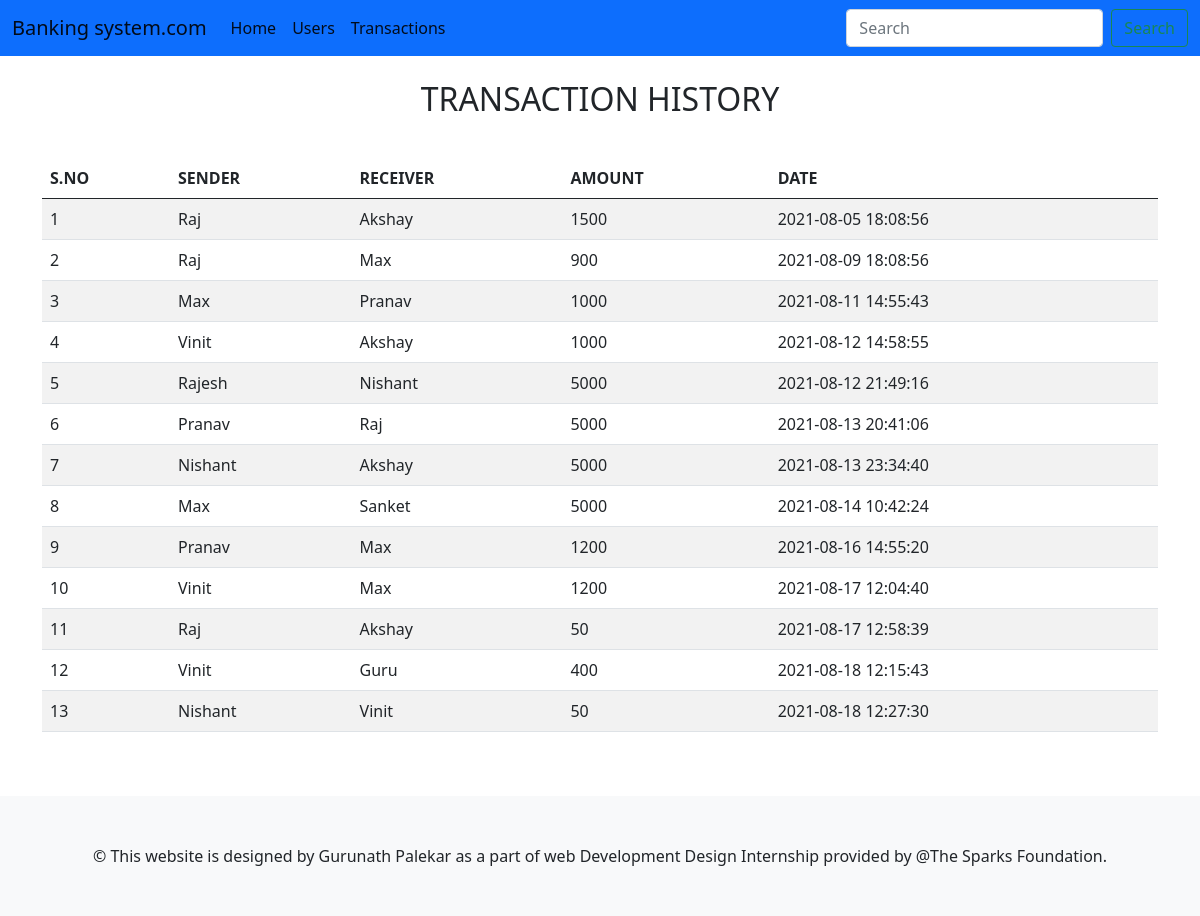
/transaction.php, run on the app's committed database.
### tables this page shows
CREATE TABLE `transaction` (
  `sno` int(3) NOT NULL,
  `sender` text NOT NULL,
  `receiver` text NOT NULL,
  `balance` int(8) NOT NULL,
  `datetime` datetime NOT NULL DEFAULT current_timestamp()
);

### transaction.php (the view, shortened to what this page needs)
<!doctype html>
<html lang="en">
  <head>
    <link href="https://cdn.jsdelivr.net/npm/bootstrap@5.1.0/dist/css/bootstrap.min.css" rel="stylesheet">
  </head>
  <body>
    <?php
 include'navbar.php';
?><br>
<div class="container">
<h2><p class="text-center">TRANSACTION HISTORY</p></h2><br>
<table class="table table-striped">
  <thead>
    <tr>
      <th scope="col">S.NO</th>
      <th scope="col">SENDER</th>
      <th scope="col">RECEIVER</th>
      <th scope="col">AMOUNT</th>
      <th scope="col">DATE</th>
    </tr>
  </thead>
  <?php
       include 'config.php';
       $sql="select * from transaction";
       $query=mysqli_query($conn, $sql);
       while($row=mysqli_fetch_assoc($query))
    {
?>
<tr>
    <td><?php echo $row['sno']; ?></td>
    <td><?php echo $row['sender'];?></td>
    <td><?php echo $row['receiver']; ?></td>
    <td><?php echo $row['balance']; ?></td>
    <td><?php echo $row['datetime']; ?></td>
</tr>
 <?php
      }
?>
</table>
    </div>
  </body>
  <?php
 include'footer.php';
?>
</html>

### navbar.php (shortened to what this page needs)
<!doctype html>
<html lang="en">
  <head>
    <link href="https://cdn.jsdelivr.net/npm/bootstrap@5.1.0/dist/css/bootstrap.min.css" rel="stylesheet">
  </head>
  <body>
    <nav class="navbar navbar-expand-lg navbar-light bg-primary">
  <div class="container-fluid">
    <a class="navbar-brand" href="index.php">Banking system.com</a>
    <div class="collapse navbar-collapse" id="navbarSupportedContent">
      <ul class="navbar-nav me-auto mb-2 mb-lg-0">
        <li class="nav-item">
          <a class="nav-link active" aria-current="page" href="index.php">Home</a>
        </li>
        <li class="nav-item">
          <a class="nav-link active" href="user.php">Users</a>
        </li>
      <li class="nav-item">
          <a class="nav-link active" href="transaction.php">Transactions</a>
        </li>
      </ul>
      <form class="d-flex">
        <input class="form-control me-2" type="search" placeholder="Search" aria-label="Search">
        <button class="btn btn-outline-success" type="submit">Search</button>
      </form>
    </div>
  </div>
</nav>
  </body>
</html>

### footer.php (shortened to what this page needs)
<!doctype html>
<html lang="en">
  <head>
    <link href="https://cdn.jsdelivr.net/npm/bootstrap@5.1.0/dist/css/bootstrap.min.css" rel="stylesheet">
  </head>
  <body>
  <br><br>
<div class="footer">
     <div class="container" align="center"><br><br>
&copy This website is designed by Gurunath Palekar as a part of web Development Design Internship provided by @The Sparks Foundation.<br>
</div><br><br>
</div>
  </body>
</html>

### footer.php (style rules this page uses)
.footer { position: static; left: 0; bottom: 0; width: 100%; background-color: #f8f9fa; color: #212529; }

### data on the page
transaction: sno "1", sender "Raj", receiver "Akshay", balance "1500", datetime "2021-08-05 18:08:56"
transaction: sno "2", sender "Raj", receiver "Max", balance "900", datetime "2021-08-09 18:08:56"
transaction: sno "3", sender "Max", receiver "Pranav", balance "1000", datetime "2021-08-11 14:55:43"
transaction: sno "4", sender "Vinit", receiver "Akshay", balance "1000", datetime "2021-08-12 14:58:55"
transaction: sno "5", sender "Rajesh", receiver "Nishant", balance "5000", datetime "2021-08-12 21:49:16"
transaction: sno "6", sender "Pranav", receiver "Raj", balance "5000", datetime "2021-08-13 20:41:06"
transaction: sno "7", sender "Nishant", receiver "Akshay", balance "5000", datetime "2021-08-13 23:34:40"
transaction: sno "8", sender "Max", receiver "Sanket", balance "5000", datetime "2021-08-14 10:42:24"
transaction: sno "9", sender "Pranav", receiver "Max", balance "1200", datetime "2021-08-16 14:55:20"
transaction: sno "10", sender "Vinit", receiver "Max", balance "1200", datetime "2021-08-17 12:04:40"
transaction: sno "11", sender "Raj", receiver "Akshay", balance "50", datetime "2021-08-17 12:58:39"
transaction: sno "12", sender "Vinit", receiver "Guru", balance "400", datetime "2021-08-18 12:15:43"
transaction: sno "13", sender "Nishant", receiver "Vinit", balance "50", datetime "2021-08-18 12:27:30"
